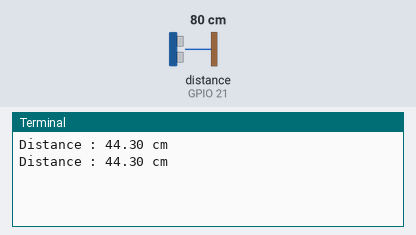
Bench run of a program on a simulated Raspberry Pi (BCM pin numbers). On the bench: the last lines printed to the terminal. The test bench sets the inputs (shaded band); at power-on: distance to the obstacle (sensor on GPIO 21) 80 cm. The echo pulse lasts 58.3 µs per cm; the clock reads 2024-03-15 10:24:30 at power-on unless the program sets it.

Above: at 1.2 s.
1.3 s: distance to the obstacle (sensor on GPIO 21) set to 2 cm
At 2.6 s:
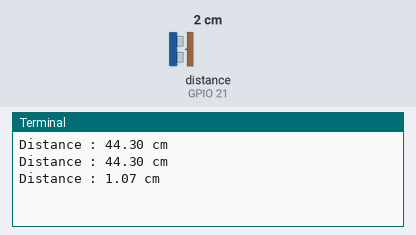
2.8 s: distance to the obstacle (sensor on GPIO 21) set to 4 cm
At 3.5 s:
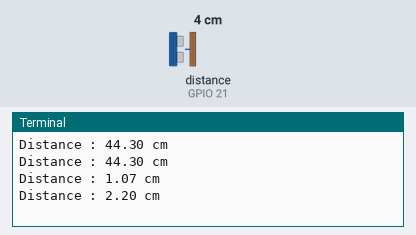
Timing chart, 0 to 5.8 s (numbered marks = the images above; inputs shaded):
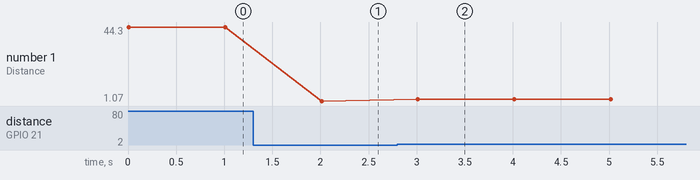

The program:

ultra.py
```python
import RPi.GPIO as GPIO
import time

def measure() :
	GPIO.output(triggerPin, True)
	time.sleep(0.0001)	#10us
	GPIO.output(triggerPin, False)
	start = time.time()	#현재시간 저장

	while GPIO.input(echoPin) == False :
		start = time.time()
	while GPIO.input(echoPin) == True :
		stop = time.time()

	dlapsed = stop - start
	distance = (dlapsed * 19000) / 2

	return distance

triggerPin = 20
echoPin = 21

GPIO.setmode(GPIO.BCM)
GPIO.setup(triggerPin, GPIO.OUT)
GPIO.setup(echoPin, GPIO.IN)

try :
	while True :
		distance = measure()
		print("Distance : %.2f cm" % distance)
		time.sleep(1)

except KeyboardInterrupt :
	GPIO.cleanup()
```

Measured:
- after the input at 1.3 s, the terminal: prints a new line after 0.71 s (image 1)
- after the input at 2.8 s, the terminal: prints a new line after 0.21 s (image 2)
- plotted number 1: 44.3 → 1.07 after the input at 1.3 s, 1.07 → 2.2 after the input at 2.8 s
